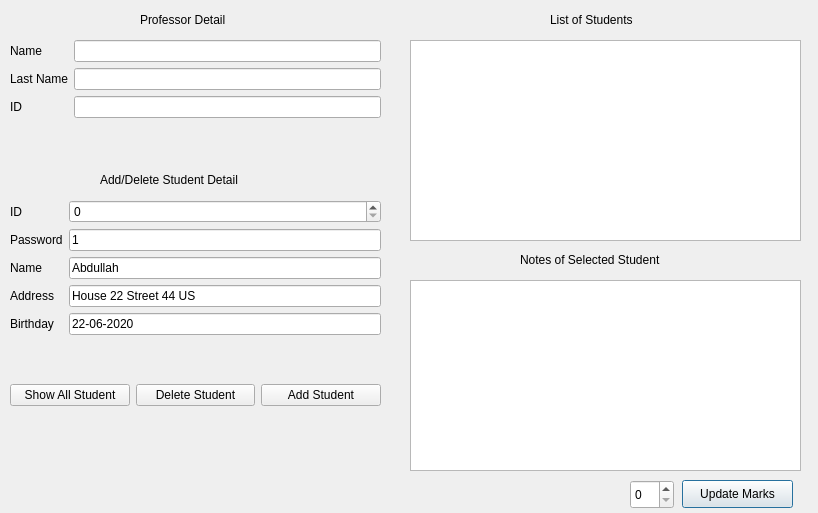
<?xml version="1.0" encoding="UTF-8"?>
<ui version="4.0">
 <class>ProfessorForm</class>
 <widget class="QDialog" name="ProfessorForm">
  <property name="geometry">
   <rect>
    <x>0</x>
    <y>0</y>
    <width>818</width>
    <height>513</height>
   </rect>
  </property>
  <property name="windowTitle">
   <string>Professor Portal</string>
  </property>
  <widget class="QTableWidget" name="tableWidget">
   <property name="geometry">
    <rect>
     <x>410</x>
     <y>40</y>
     <width>391</width>
     <height>201</height>
    </rect>
   </property>
  </widget>
  <widget class="QLabel" name="label">
   <property name="geometry">
    <rect>
     <x>140</x>
     <y>10</y>
     <width>141</width>
     <height>20</height>
    </rect>
   </property>
   <property name="text">
    <string>Professor Detail</string>
   </property>
  </widget>
  <widget class="QWidget" name="formLayoutWidget_2">
   <property name="geometry">
    <rect>
     <x>10</x>
     <y>200</y>
     <width>371</width>
     <height>171</height>
    </rect>
   </property>
   <layout class="QFormLayout" name="formLayout_2">
    <item row="0" column="0">
     <widget class="QLabel" name="iDLabel">
      <property name="text">
       <string>ID</string>
      </property>
     </widget>
    </item>
    <item row="2" column="0">
     <widget class="QLabel" name="nameLabel">
      <property name="text">
       <string>Name</string>
      </property>
     </widget>
    </item>
    <item row="2" column="1">
     <widget class="QLineEdit" name="nameLineEdit">
      <property name="text">
       <string>Abdullah</string>
      </property>
     </widget>
    </item>
    <item row="3" column="0">
     <widget class="QLabel" name="addressLabel">
      <property name="text">
       <string>Address</string>
      </property>
     </widget>
    </item>
    <item row="3" column="1">
     <widget class="QLineEdit" name="addressLineEdit">
      <property name="text">
       <string>House 22 Street 44 US</string>
      </property>
     </widget>
    </item>
    <item row="4" column="0">
     <widget class="QLabel" name="birthdayLabel">
      <property name="text">
       <string>Birthday</string>
      </property>
     </widget>
    </item>
    <item row="4" column="1">
     <widget class="QLineEdit" name="birthdayLineEdit">
      <property name="text">
       <string>22-06-2020</string>
      </property>
     </widget>
    </item>
    <item row="1" column="1">
     <widget class="QLineEdit" name="passwordLineEdit">
      <property name="text">
       <string>1</string>
      </property>
     </widget>
    </item>
    <item row="1" column="0">
     <widget class="QLabel" name="passwordLabel">
      <property name="text">
       <string>Password</string>
      </property>
     </widget>
    </item>
    <item row="0" column="1">
     <widget class="QSpinBox" name="spinBoxIDAddDelete"/>
    </item>
   </layout>
  </widget>
  <widget class="QWidget" name="formLayoutWidget">
   <property name="geometry">
    <rect>
     <x>10</x>
     <y>40</y>
     <width>371</width>
     <height>98</height>
    </rect>
   </property>
   <layout class="QFormLayout" name="formLayout">
    <item row="0" column="0">
     <widget class="QLabel" name="nameLabel_2">
      <property name="text">
       <string>Name</string>
      </property>
     </widget>
    </item>
    <item row="0" column="1">
     <widget class="QLineEdit" name="nameLineEdit_2"/>
    </item>
    <item row="1" column="0">
     <widget class="QLabel" name="lastNameLabel">
      <property name="text">
       <string>Last Name</string>
      </property>
     </widget>
    </item>
    <item row="1" column="1">
     <widget class="QLineEdit" name="lastNameLineEdit"/>
    </item>
    <item row="2" column="0">
     <widget class="QLabel" name="iDLabel_2">
      <property name="text">
       <string>ID</string>
      </property>
     </widget>
    </item>
    <item row="2" column="1">
     <widget class="QLineEdit" name="iDLineEdit"/>
    </item>
   </layout>
  </widget>
  <widget class="QLabel" name="label_2">
   <property name="geometry">
    <rect>
     <x>100</x>
     <y>170</y>
     <width>181</width>
     <height>20</height>
    </rect>
   </property>
   <property name="text">
    <string>Add/Delete Student Detail</string>
   </property>
  </widget>
  <widget class="QLabel" name="label_3">
   <property name="geometry">
    <rect>
     <x>550</x>
     <y>10</y>
     <width>141</width>
     <height>20</height>
    </rect>
   </property>
   <property name="text">
    <string>List of Students</string>
   </property>
  </widget>
  <widget class="QLabel" name="label_4">
   <property name="geometry">
    <rect>
     <x>520</x>
     <y>250</y>
     <width>191</width>
     <height>20</height>
    </rect>
   </property>
   <property name="text">
    <string>Notes of Selected Student</string>
   </property>
  </widget>
  <widget class="QPlainTextEdit" name="plainTextEditNotesStudent">
   <property name="geometry">
    <rect>
     <x>410</x>
     <y>280</y>
     <width>391</width>
     <height>191</height>
    </rect>
   </property>
  </widget>
  <widget class="QPushButton" name="pushButtonMarksUpdate">
   <property name="geometry">
    <rect>
     <x>682</x>
     <y>480</y>
     <width>111</width>
     <height>28</height>
    </rect>
   </property>
   <property name="text">
    <string>Update Marks</string>
   </property>
  </widget>
  <widget class="QSpinBox" name="spinBoxMarks">
   <property name="geometry">
    <rect>
     <x>630</x>
     <y>480</y>
     <width>44</width>
     <height>29</height>
    </rect>
   </property>
  </widget>
  <widget class="QWidget" name="layoutWidget">
   <property name="geometry">
    <rect>
     <x>10</x>
     <y>380</y>
     <width>371</width>
     <height>30</height>
    </rect>
   </property>
   <layout class="QHBoxLayout" name="horizontalLayout">
    <item>
     <widget class="QPushButton" name="bttnShowAllStudent">
      <property name="text">
       <string>Show All Student</string>
      </property>
     </widget>
    </item>
    <item>
     <widget class="QPushButton" name="pushButton_2">
      <property name="text">
       <string>Delete Student</string>
      </property>
     </widget>
    </item>
    <item>
     <widget class="QPushButton" name="bttnAddButton">
      <property name="text">
       <string>Add Student</string>
      </property>
     </widget>
    </item>
   </layout>
  </widget>
 </widget>
 <resources/>
 <connections/>
</ui>
